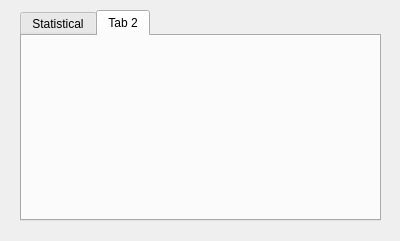
<?xml version="1.0" encoding="UTF-8"?>
<ui version="4.0">
 <class>gui_outlier_removal</class>
 <widget class="QDialog" name="gui_outlier_removal">
  <property name="geometry">
   <rect>
    <x>0</x>
    <y>0</y>
    <width>400</width>
    <height>241</height>
   </rect>
  </property>
  <property name="windowTitle">
   <string>Dialog</string>
  </property>
  <widget class="QTabWidget" name="tabWidget">
   <property name="geometry">
    <rect>
     <x>20</x>
     <y>10</y>
     <width>361</width>
     <height>211</height>
    </rect>
   </property>
   <property name="currentIndex">
    <number>1</number>
   </property>
   <widget class="QWidget" name="tab">
    <attribute name="title">
     <string>Statistical</string>
    </attribute>
    <widget class="QLabel" name="label">
     <property name="geometry">
      <rect>
       <x>30</x>
       <y>20</y>
       <width>311</width>
       <height>20</height>
      </rect>
     </property>
     <property name="text">
      <string>Max Distance = Average Distance + nSigma * Std</string>
     </property>
    </widget>
    <widget class="QLabel" name="label_2">
     <property name="geometry">
      <rect>
       <x>50</x>
       <y>60</y>
       <width>61</width>
       <height>16</height>
      </rect>
     </property>
     <property name="text">
      <string>K-nearest</string>
     </property>
    </widget>
    <widget class="QLabel" name="label_3">
     <property name="geometry">
      <rect>
       <x>70</x>
       <y>90</y>
       <width>51</width>
       <height>16</height>
      </rect>
     </property>
     <property name="text">
      <string>nSigma</string>
     </property>
    </widget>
    <widget class="QLineEdit" name="lineEdit">
     <property name="geometry">
      <rect>
       <x>130</x>
       <y>60</y>
       <width>113</width>
       <height>23</height>
      </rect>
     </property>
    </widget>
    <widget class="QLineEdit" name="lineEdit_2">
     <property name="geometry">
      <rect>
       <x>130</x>
       <y>90</y>
       <width>113</width>
       <height>23</height>
      </rect>
     </property>
    </widget>
    <widget class="QPushButton" name="pushButton">
     <property name="geometry">
      <rect>
       <x>40</x>
       <y>130</y>
       <width>80</width>
       <height>23</height>
      </rect>
     </property>
     <property name="text">
      <string>Reset</string>
     </property>
    </widget>
    <widget class="QPushButton" name="pushButton_2">
     <property name="geometry">
      <rect>
       <x>130</x>
       <y>130</y>
       <width>80</width>
       <height>23</height>
      </rect>
     </property>
     <property name="text">
      <string>OK</string>
     </property>
    </widget>
    <widget class="QPushButton" name="pushButton_3">
     <property name="geometry">
      <rect>
       <x>220</x>
       <y>130</y>
       <width>80</width>
       <height>23</height>
      </rect>
     </property>
     <property name="text">
      <string>Cancel</string>
     </property>
    </widget>
   </widget>
   <widget class="QWidget" name="tab_2">
    <attribute name="title">
     <string>Tab 2</string>
    </attribute>
   </widget>
  </widget>
 </widget>
 <resources/>
 <connections/>
</ui>
